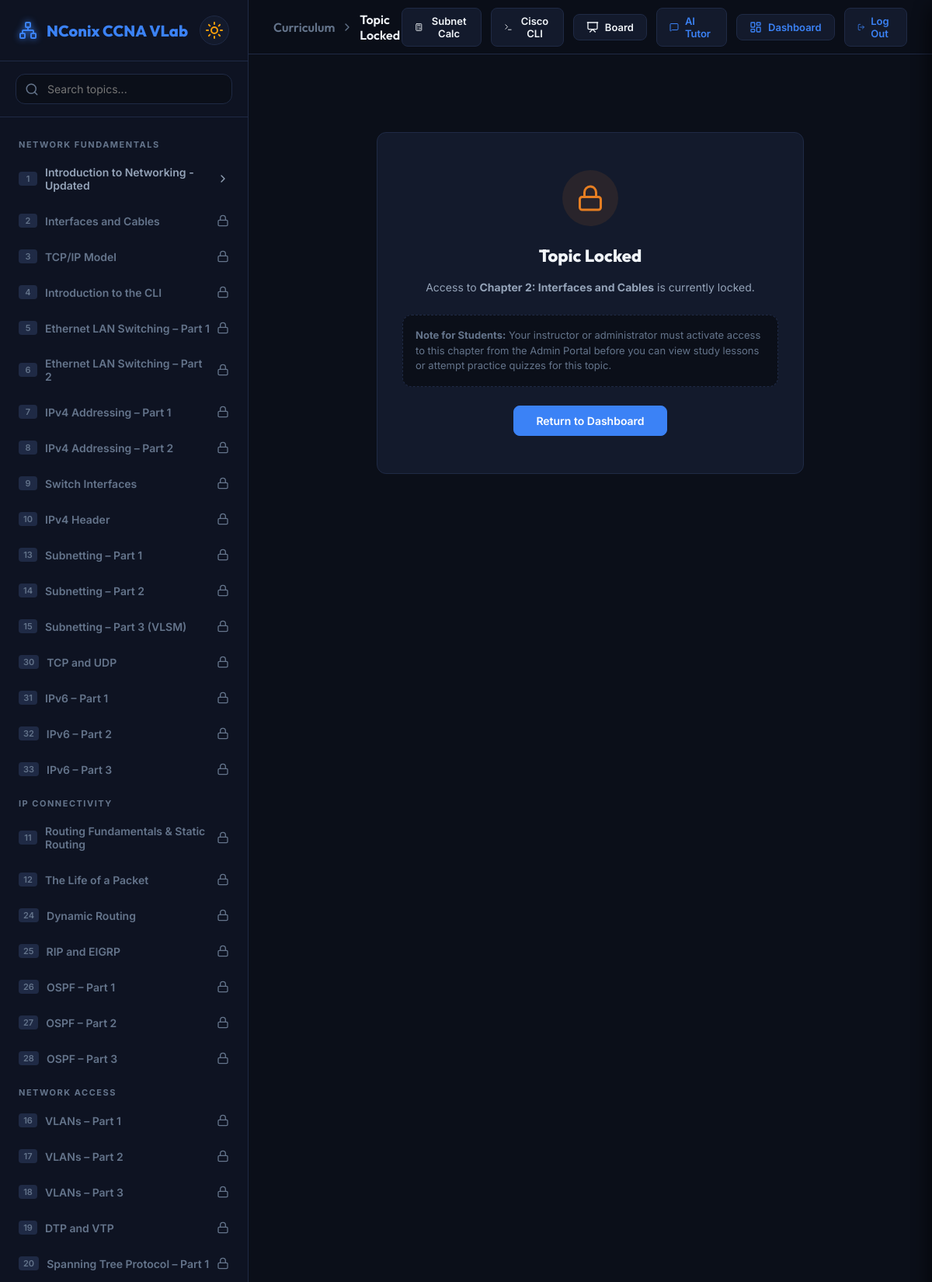
The app's page /lesson/2/ (signed in, upper part) with its own data.
### core/models.py (models this page shows, shortened)
class Domain(models.Model):
    name = models.CharField(max_length=100, unique=True)

class Topic(models.Model):
    id = models.IntegerField(primary_key=True)
    domain = models.ForeignKey(Domain, on_delete=models.CASCADE, related_name='topics')
    title = models.CharField(max_length=200)
    objectives = models.JSONField(default=list)  # list of strings
    lesson_content = models.TextField()  # markdown
    class Meta:
        ordering = ['id']

### core/views.py (the view, shortened to what this page needs)
# urls.py: path('lesson/<int:topic_id>/', views.lesson_view, name='lesson'),
@login_required
def lesson_view(request, topic_id):
    topic = get_object_or_404(Topic, id=topic_id)
    if hasattr(request.user, 'profile') and not request.user.profile.has_access_to_topic(topic_id):
        sidebar_domains = get_sidebar_data(request.user)
        return render(request, 'core/topic_locked.html', {
            'topic': topic,
            'sidebar_domains': sidebar_domains,
        })

### core/context_processors.py (called while the page is built)
def additional_topics(request):
    return {
        'additional_topics': AdditionalTopic.objects.all().order_by('created_at')
    }

### core/models.py (called while the page is built)
    def has_access_to_topic(self, topic_id):
        if self.role == 'admin':
            return True
        if self.unlock_all_topics:
            return True
        try:
            return int(topic_id) in (self.allowed_topics or [])
        except (ValueError, TypeError):
            return False

### core/templates/core/topic_locked.html
{% extends 'core/base.html' %}
{% block breadcrumbs %}
  <span class="breadcrumb-root">Curriculum</span>
  <span class="breadcrumb-separator"><i data-lucide="chevron-right"></i></span>
  <span class="breadcrumb-current">Topic Locked</span>
{% endblock %}
{% block content %}
<div class="exam-setup-card" style="max-width: 550px; margin: 60px auto; text-align: center; padding: 48px 32px; border: 1px solid var(--border-color);">
  <div style="width: 72px; height: 72px; border-radius: 50%; background-color: rgba(230, 126, 34, 0.1); color: #e67e22; display: flex; align-items: center; justify-content: center; margin: 0 auto 24px;">
    <i data-lucide="lock" style="width: 36px; height: 36px;"></i>
  </div>
  <h2 class="exam-setup-title" style="font-size: 22px; font-weight: 800; color: var(--text-primary);">
    Topic Locked
  </h2>
  <p class="exam-setup-desc" style="margin-top: 16px; font-size: 14px; line-height: 1.6; color: var(--text-secondary);">
    Access to <strong>Chapter {{ topic.id }}: {{ topic.title }}</strong> is currently locked.
  </p>
  <div style="background-color: var(--bg-app); border-radius: var(--radius); padding: 16px; margin: 24px 0; text-align: left; font-size: 13px; line-height: 1.5; color: var(--text-muted); border: 1px dashed var(--border-color);">
    <strong>Note for Students:</strong> Your instructor or administrator must activate access to this chapter from the Admin Portal before you can view study lessons or attempt practice quizzes for this topic.
  </div>
  <div style="display: flex; gap: 16px; justify-content: center; margin-top: 24px;">
    <a href="{% url 'dashboard' %}" class="btn btn-primary" style="padding: 10px 28px; text-decoration: none; font-weight: 600;">
      Return to Dashboard
    </a>
  </div>
</div>
{% endblock %}

### core/templates/core/base.html (shortened to what this page needs)
{% load static %}
<!DOCTYPE html>
<html lang="en" data-theme="dark">
<head>
  <link rel="stylesheet" href="{% static 'core/styles.css' %}">
</head>
<body>
  <div class="app-container">
    <aside class="sidebar" id="sidebar">
      <div class="sidebar-header">
        <a href="{% url 'dashboard' %}" class="logo" style="text-decoration: none;">
          <i data-lucide="network" class="logo-icon"></i>
          <span>NConix CCNA <span class="accent-text">VLab</span></span>
        </a>
        <button class="theme-toggle" id="themeToggleBtn" title="Toggle Light/Dark Mode">
          <i data-lucide="sun" class="sun-icon"></i>
        </button>
      </div>
      <div class="search-box">
        <i data-lucide="search" class="search-icon"></i>
        <input type="text" id="searchInput" placeholder="Search topics...">
      </div>
      <nav class="navigation">
        <div class="nav-list" id="navList">
          {% if user.is_authenticated %}
            {% for domain in sidebar_domains %}
              <div class="nav-section-title">{{ domain.name|upper }}</div>
              {% for topic in domain.topics %}
                <div class="chapter-item {% if active_page == 'lesson' or active_page == 'quiz' %}{% if topic.id == current_topic_id %}expanded{% endif %}{% endif %}" id="chapter-{{ topic.id }}" data-title="{{ topic.title }}">
                  <div class="chapter-header">
                    <div class="chapter-title-container">
                      <span class="chapter-number">{{ topic.id }}</span>
                      <span {% if topic.locked %}style="color: var(--text-muted);"{% endif %}>{{ topic.title }}</span>
                    </div>
                    {% if topic.locked %}
                      <i data-lucide="lock" class="chapter-chevron" style="color: var(--text-muted); transform: none !important;"></i>
                    {% else %}
                      <i data-lucide="chevron-right" class="chapter-chevron"></i>
                    {% endif %}
                  </div>
                </div>
              {% endfor %}
            {% endfor %}
          {% endif %}
        </div>
      </nav>
    </aside>
    <main class="workspace">
      <header class="header">
        <div class="header-breadcrumbs">
          {% block breadcrumbs %}{% endblock %}
        </div>
        <div class="header-actions">
          <button class="header-btn" id="toolSubnetBtn" title="Subnetting Calculator">
            <i data-lucide="calculator"></i>
            <span>Subnet Calc</span>
          </button>
          <button class="header-btn" id="toolCliBtn" title="Cisco IOS CLI Simulator">
            <i data-lucide="terminal"></i>
            <span>Cisco CLI</span>
          </button>
          {% if user.is_authenticated %}
            {% if active_page != 'admin_board' %}
              <button class="header-btn" id="toolBoardBtn" title="Live Shared Whiteboard" style="position: relative;">
                <i data-lucide="presentation"></i>
                <span>Board</span>
              </button>
            {% endif %}
            <a href="{% url 'tutor_bot' %}" class="header-btn {% if active_page == 'tutor_bot' %}highlight-btn{% endif %}" title="AI Networking Tutor" style="text-decoration: none;">
              <i data-lucide="message-square"></i>
              <span>AI Tutor</span>
            </a>
            <a href="{% url 'dashboard' %}" class="header-btn {% if active_page == 'dashboard' %}highlight-btn{% endif %}" style="text-decoration: none;">
              <i data-lucide="layout-dashboard"></i>
              <span>Dashboard</span>
            </a>
            <a href="{% url 'logout' %}" class="header-btn" title="Log Out" style="text-decoration: none;">
              <i data-lucide="log-out"></i>
              <span>Log Out</span>
            </a>
          {% endif %}
        </div>
      </header>
      <div class="viewport" id="viewport">
        {% block content %}{% endblock %}
      </div>
    </main>
  </div>
</body>
</html>

### records on screen
Domain: name "NETWORK FUNDAMENTALS"
Topic: title "Introduction to Networking - Updated"
Topic: title "Interfaces and Cables", id "2", title "Interfaces and Cables"
Topic: title "TCP/IP Model"
Topic: title "Introduction to the CLI"
Topic: title "Ethernet LAN Switching – Part 1"
Topic: title "Ethernet LAN Switching – Part 2"
Topic: title "IPv4 Addressing – Part 1"
Topic: title "IPv4 Addressing – Part 2"
Topic: title "Switch Interfaces"
Topic: title "IPv4 Header"
Topic: title "Subnetting – Part 1"
Topic: title "Subnetting – Part 2"
Topic: title "Subnetting – Part 3 (VLSM)"
Topic: title "TCP and UDP"
Topic: title "IPv6 – Part 1"
Topic: title "IPv6 – Part 2"
Topic: title "IPv6 – Part 3"
Domain: name "IP CONNECTIVITY"
Topic: title "Routing Fundamentals & Static Routing"
Topic: title "The Life of a Packet"
Topic: title "Dynamic Routing"
Topic: title "RIP and EIGRP"
Topic: title "OSPF – Part 1"
Topic: title "OSPF – Part 2"
Topic: title "OSPF – Part 3"
Domain: name "NETWORK ACCESS"
Topic: title "VLANs – Part 1"
Topic: title "VLANs – Part 2"
Topic: title "VLANs – Part 3"
Topic: title "DTP and VTP"
Topic: title "Spanning Tree Protocol – Part 1"

### other values on screen
{{ topic.id }} "1" "2" "3" "4" "5" "6" "7" "8" "9" "10" "13" "14" "15" "30" "31" "32" "33" "11" "12" "24" "25" "26" "27" "28" "16" "17" "18" "19" "20"
